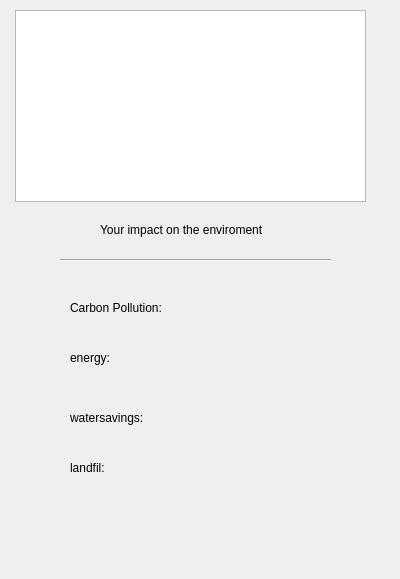
<?xml version="1.0" encoding="UTF-8"?>
<ui version="4.0">
 <class>ImpactPage</class>
 <widget class="QDialog" name="ImpactPage">
  <property name="geometry">
   <rect>
    <x>0</x>
    <y>0</y>
    <width>400</width>
    <height>579</height>
   </rect>
  </property>
  <property name="windowTitle">
   <string>Dialog</string>
  </property>
  <widget class="QLabel" name="label">
   <property name="geometry">
    <rect>
     <x>100</x>
     <y>220</y>
     <width>201</width>
     <height>20</height>
    </rect>
   </property>
   <property name="text">
    <string>Your impact on the enviroment</string>
   </property>
  </widget>
  <widget class="QLabel" name="label_carbon">
   <property name="geometry">
    <rect>
     <x>70</x>
     <y>300</y>
     <width>151</width>
     <height>16</height>
    </rect>
   </property>
   <property name="text">
    <string>Carbon Pollution:</string>
   </property>
  </widget>
  <widget class="QLabel" name="label_energy">
   <property name="geometry">
    <rect>
     <x>70</x>
     <y>350</y>
     <width>111</width>
     <height>16</height>
    </rect>
   </property>
   <property name="text">
    <string>energy:</string>
   </property>
  </widget>
  <widget class="QLabel" name="label_water">
   <property name="geometry">
    <rect>
     <x>70</x>
     <y>410</y>
     <width>131</width>
     <height>16</height>
    </rect>
   </property>
   <property name="text">
    <string>watersavings:</string>
   </property>
  </widget>
  <widget class="QLabel" name="label_landfill">
   <property name="geometry">
    <rect>
     <x>70</x>
     <y>460</y>
     <width>111</width>
     <height>16</height>
    </rect>
   </property>
   <property name="text">
    <string>landfil:</string>
   </property>
  </widget>
  <widget class="Line" name="line">
   <property name="geometry">
    <rect>
     <x>60</x>
     <y>240</y>
     <width>271</width>
     <height>41</height>
    </rect>
   </property>
   <property name="orientation">
    <enum>Qt::Horizontal</enum>
   </property>
  </widget>
  <widget class="QTextBrowser" name="textBrowser_impact">
   <property name="geometry">
    <rect>
     <x>15</x>
     <y>10</y>
     <width>351</width>
     <height>192</height>
    </rect>
   </property>
  </widget>
 </widget>
 <resources/>
 <connections/>
</ui>
